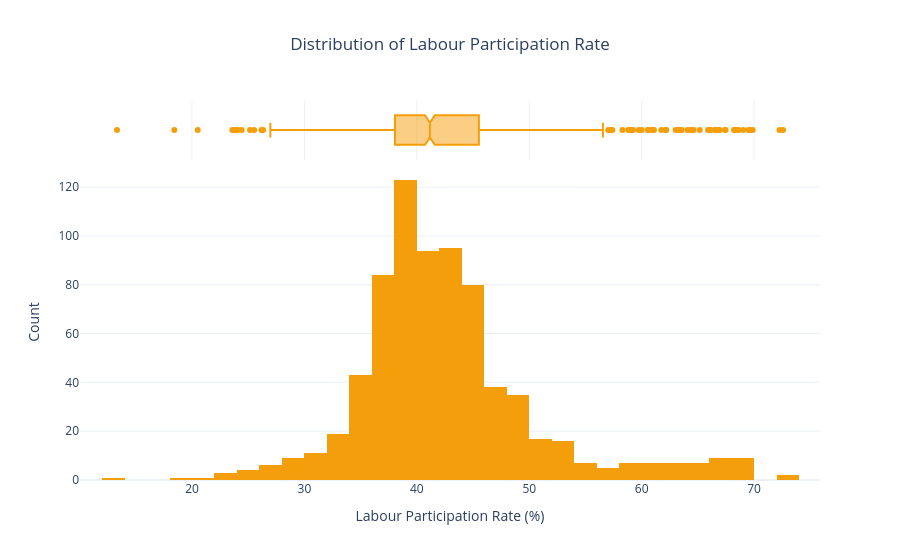

Notebook cell for this chart:
### Code cell
# ============================================================
# 📊 7.1.3 Distribution of Labour Participation Rate
# ============================================================

fig = px.histogram(

    unemployment_df,

    x="Estimated Labour Participation Rate (%)",

    marginal="box",

    nbins=30,

    color_discrete_sequence=["#F59E0B"],

    title="Distribution of Labour Participation Rate",

    template="plotly_white"

)

fig.update_layout(

    title_x=0.5,

    xaxis_title="Labour Participation Rate (%)",

    yaxis_title="Count"

)

fig.show()

# Streamlit
# st.plotly_chart(fig, use_container_width=True)

### Figure 1 — Plotly figure (JSON) as saved in the notebook; plotly's stock layout.template omitted (floating-point values rounded to 4 significant figures; data arrays with more than 128 entries replaced by an {"elided": "..."} marker saying what was removed)
{"data": [{"bingroup": "x", "hovertemplate": "Estimated Labour Participation Rate (%)=%{x}<br>count=%{y}<extra></extra>", "legendgroup": "", "marker": {"color": "#F59E0B", "pattern": {"shape": ""}}, "name": "", "nbinsx": 30, "orientation": "v", "showlegend": false, "type": "histogram", "x": {"elided": "741 float values"}, "xaxis": "x", "yaxis": "y"}, {"hovertemplate": "Estimated Labour Participation Rate (%)=%{x}<extra></extra>", "legendgroup": "", "marker": {"color": "#F59E0B"}, "name": "", "notched": true, "showlegend": false, "type": "box", "x": {"elided": "741 float values"}, "xaxis": "x2", "yaxis": "y2"}], "layout": {"barmode": "relative", "legend": {"tracegroupgap": 0}, "title": {"text": "Distribution of Labour Participation Rate", "x": 0.5}, "xaxis": {"anchor": "y", "domain": [0, 1], "title": {"text": "Labour Participation Rate (%)"}}, "xaxis2": {"anchor": "y2", "domain": [0, 1], "matches": "x", "showgrid": true, "showticklabels": false}, "yaxis": {"anchor": "x", "domain": [0, 0.8316], "title": {"text": "Count"}}, "yaxis2": {"anchor": "x2", "domain": [0.8416, 1], "matches": "y2", "showgrid": false, "showline": false, "showticklabels": false, "ticks": ""}}}
